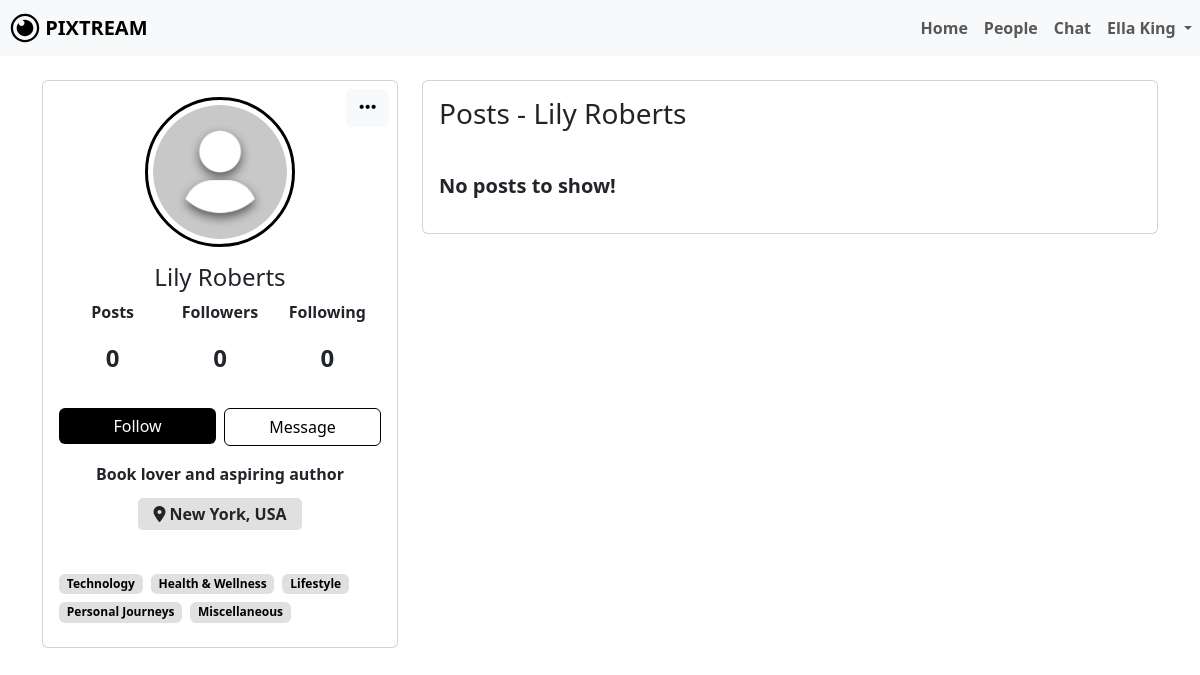
Screenshot of /user_profile.php?username=lily_roberts (signed in) with the database file from the repository.
### tables this page shows
CREATE TABLE `users` (
  `id` bigint(20) NOT NULL,
  `name` varchar(100) DEFAULT NULL,
  `username` varchar(191) DEFAULT NULL,
  `email` varchar(191) DEFAULT NULL,
  `password` varchar(255) DEFAULT NULL,
  `bio` text DEFAULT NULL,
  `profile_picture` varchar(255) DEFAULT 'default.png',
  `location` varchar(255) DEFAULT NULL,
  `created_at` timestamp NOT NULL DEFAULT current_timestamp()
);

### user_profile.php (the view, shortened to what this page needs)
<?php
include 'dbconfig.php';
$username = $_SESSION['username'];
$log_sql = "SELECT * FROM users WHERE username='$username';";
$log_result = mysqli_query($conn, $log_sql);
$log_info = mysqli_fetch_assoc($log_result);
$log_id = $log_info['id'];
$log_name = $log_info['name'];
$viewedUsername = $_GET['username'];
$sql = "SELECT * FROM users WHERE username='$viewedUsername';";
$result = mysqli_query($conn, $sql);
$info = mysqli_fetch_assoc($result);
$user_id = $info['id'];
$name = $info['name'];
$profilePhoto = $info['profile_picture'] ?? 'default.png';
$bio = $info['bio'];
$location = $info['location'];
$interests = [];
$sql = "SELECT o.option_name
        FROM user_selections us
        JOIN options o ON us.option_id = o.id
        WHERE us.user_id = (SELECT id FROM users WHERE username = ? LIMIT 1)";
$stmt = $conn->prepare($sql);
$stmt->bind_param("s", $viewedUsername);
$stmt->execute();
$result = $stmt->get_result();
while ($row = $result->fetch_assoc()) {
    $interests[] = $row['option_name'];
}
$followersSql = "SELECT COUNT(*) AS follower_count FROM follows WHERE followed_id='$user_id';";
$followersResult = mysqli_query($conn, $followersSql);
$followersCount = mysqli_fetch_assoc($followersResult)['follower_count'];
$followingSql = "SELECT COUNT(*) AS following_count FROM follows WHERE follower_id='$user_id';";
$followingResult = mysqli_query($conn, $followingSql);
$followingCount = mysqli_fetch_assoc($followingResult)['following_count'];
$postSql = "SELECT COUNT(*) FROM posts WHERE user_id = '$user_id';";
$postResult = mysqli_query($conn, $postSql);
$postInfo = mysqli_fetch_array($postResult);
$postCount = $postInfo[0];
$isFollowingQuery = "SELECT * FROM follows WHERE follower_id = '$log_id' AND followed_id = '$user_id'";
$isFollowingResult = mysqli_query($conn, $isFollowingQuery);
$isFollowing = mysqli_num_rows($isFollowingResult) > 0;
$isBlockedQuery = "SELECT * FROM user_blocks WHERE blocked_by = '$log_id' AND blocked_user = '$user_id'";
$isBlockedResult = mysqli_query($conn, $isBlockedQuery);
$isBlocked = mysqli_num_rows($isBlockedResult) > 0;
?>
<!DOCTYPE html>
<html lang="en">
<head>
    <link rel="stylesheet" href="node_modules/bootstrap/dist/css/bootstrap.min.css">
    <link rel="stylesheet" href="library-files/fontawesome/css/all.min.css">
    <link rel="stylesheet" href="assets/css/me.css">
</head>
<body>
    <nav class="navbar navbar-expand-lg navbar-light bg-light">
        <a class="navbar-brand" href="#">
            <img src="assets/img/LOGO.svg" width="30" height="30" class="d-inline-block align-top" alt="" id="dash-icon">
            <b>PIXTREAM</b>
        </a>
        <div class="collapse navbar-collapse" id="navbarNavDropdown">
            <ul class="navbar-nav ms-auto">
                <li class="nav-item active">
                    <a class="nav-link" href="dashboard.php"><b>Home</b></a>
                </li>
                <li class="nav-item active">
                    <a class="nav-link" href="people.php"><b>People</b></a>
                </li>
                <li class="nav-item active">
                    <a class="nav-link" href="chat.php"><b>Chat</b></a>
                </li>
                <li class="nav-item dropdown">
                    <a class="nav-link dropdown-toggle" href="#" id="navbarDropdownMenuLink" role="button" data-bs-toggle="dropdown" aria-expanded="false">
                        <b><?php echo htmlspecialchars($log_name); ?></b>
                    </a>
                </li>
            </ul>
        </div>
    </nav> <br>
    <div class="container">
        <div class="main-body">
            <div class="row gutters-sm">
                <div class="col-md-4 mb-3">
                    <div class="card h-100 position-relative">
                        <div class="card-body d-flex flex-column">
                            <div class="dropdown position-absolute top-0 end-0 p-2">
                                <button class="btn btn-light custom-dropdown-btn" type="button" id="dropdownMenuButton" data-bs-toggle="dropdown" aria-expanded="false">
                                    <i class="fa-solid fa-ellipsis custom-ellipsis"></i>
                                </button>
                            </div>
                            <div class="d-flex flex-column align-items-center text-center">
                                <div class="profile-img-container">
                                    <img src="profile_picture/<?php echo htmlspecialchars($profilePhoto); ?>" alt="Profile Photo" class="rounded-circle" width="150">
                                </div>
                                <div class="mt-3">
                                    <h4><?php echo htmlspecialchars($name); ?></h4>
                                </div>
                                <div class="d-flex justify-content-around stats">
                                    <div class="stat">
                                        <p><b>Posts</b></p>
                                        <p><?php echo htmlspecialchars($postCount); ?></p>
                                    </div>
                                    <div class="stat" data-bs-toggle="modal" data-bs-target="#followersModal">
                                        <p><b>Followers</b></p>
                                        <p><?php echo htmlspecialchars($followersCount); ?></p>
                                    </div>
                                    <div class="stat" data-bs-toggle="modal" data-bs-target="#followingModal">
                                        <p><b>Following</b></p>
                                        <p><?php echo htmlspecialchars($followingCount); ?></p>
                                    </div>
                                </div>
                                <div class="mt-3 w-100 d-flex">
                                    <?php if ($isBlocked): ?>
                                        <form action="unblock_user.php" method="POST" class="w-100">
                                            <input type="hidden" name="unblock_user_id" value="<?php echo htmlspecialchars($user_id); ?>">
                                            <button type="submit" class="btn mybtn w-100">Unblock</button>
                                        </form>
                                    <?php else: ?>
                                        <form action="follow_unfollow.php" method="POST" class="w-50 me-1">
                                            <?php if ($isFollowing): ?>
                                                <input type="hidden" name="action" value="unfollow">
                                                <button type="submit" class="btn mybtn-outline w-100">Following</button>
                                            <?php else: ?>
                                                <button type="submit" class="btn mybtn w-100">Follow</button>
                                            <?php endif; ?>
                                        </form>
                                        <form action="message.php" method="POST" class="w-50 ms-1">
                                            <a href="chat_screen.php?user_id=<?= htmlspecialchars($user_id);?>
                                                <button type="submit" class="btn mybtn-outline w-100">Message</button>
                                            </a>
                                        </form>
                                    <?php endif; ?>
                                </div>
                                <div class="mt-3 bio-text text-start">
                                    <p><?php echo nl2br(htmlspecialchars($bio)); ?></p>
                                    <span class="mt-3 profile-location">
                                        <i class="fa-solid fa-location-dot"></i> <?php echo $location; ?>
                                    </span>
                                </div>
                                <div class="mt-5 profile-interest">
                                    <div class="d-flex flex-wrap">
                                        <?php foreach ($interests as $interest): ?>
                                            <span class="badge mybadge2 me-2 mb-2"><?php echo htmlspecialchars($interest); ?></span>
                                        <?php endforeach; ?>
                                    </div>
                                </div>
                            </div>
                        </div>
                    </div>
                </div>
                <div class="col-md-8">
                    <div class="row gutters-sm">
                        <div class="col-sm-12 mb-3">
                            <div class="card h-100">
                                <div class="card-body">
                                    <h3 class="d-flex align-items-center mb-3">Posts - <?php echo $name; ?></h3>
                                    <div class="media-grid">
                                    <?php
                                    $postsSql = "SELECT * FROM posts WHERE user_id='$user_id' ORDER BY created_at DESC;";
                                    $postsResult = mysqli_query($conn, $postsSql);
                                    if (mysqli_num_rows($postsResult) === 0) {
                                        echo "<p class='fs-5 mt-4'><b>No posts to show!</b></p>";
                                }
                                ?>
                                    </div>
                                </div>
                            </div>
                        </div>
                    </div>
                </div>
            </div>
        </div>
    </div>
</body>
</html>

### assets/css/me.css (style rules this page uses)
:root { --bs-body-font-weight: 400; }
body { color: black !important; }
li { cursor: pointer; }
.mybtn { background-color: black; color: white; border: none; }
.mybtn-outline { border: 1px solid black; color: black; }
.mybadge2 { background-color: #e0e0e0 !important; font-size: 12px; color: black; }
.bio-text { text-align: center !important; font-weight: bolder; }
.profile-location { background-color: #e0e0e0 !important; padding: 5px 15px; border-radius: 5px; }
a { color: inherit; text-decoration: none; }
#dash-icon { margin-left: 10px; }
.rounded-circle { border: 3px solid #000000; padding: 5px; }
.profile-img-container { position: relative; display: inline-block; }
.profile-img-container img { border-radius: 50%; }
.custom-ellipsis { font-size: 1.2rem; }
.stats { display: flex; justify-content: space-around; width: 100%; }
.stat { text-align: center; flex: 1; cursor: pointer; }
.stat p:nth-of-type(2) { font-size: 1.5rem; font-weight: 600; }
.media-grid { display: flex; flex-wrap: wrap; gap: 10px; }

### rows the page displays
users: name "Ella King"
users: profile_picture (placeholder picture), name "Lily Roberts", bio "Book lover and aspiring author", location "New York, USA"

### other values shown
$postCount "0"
$followersCount "0"
$followingCount "0"
$interest "Technology"
$interest "Health & Wellness"
$interest "Lifestyle"
$interest "Personal Journeys"
$interest "Miscellaneous"
